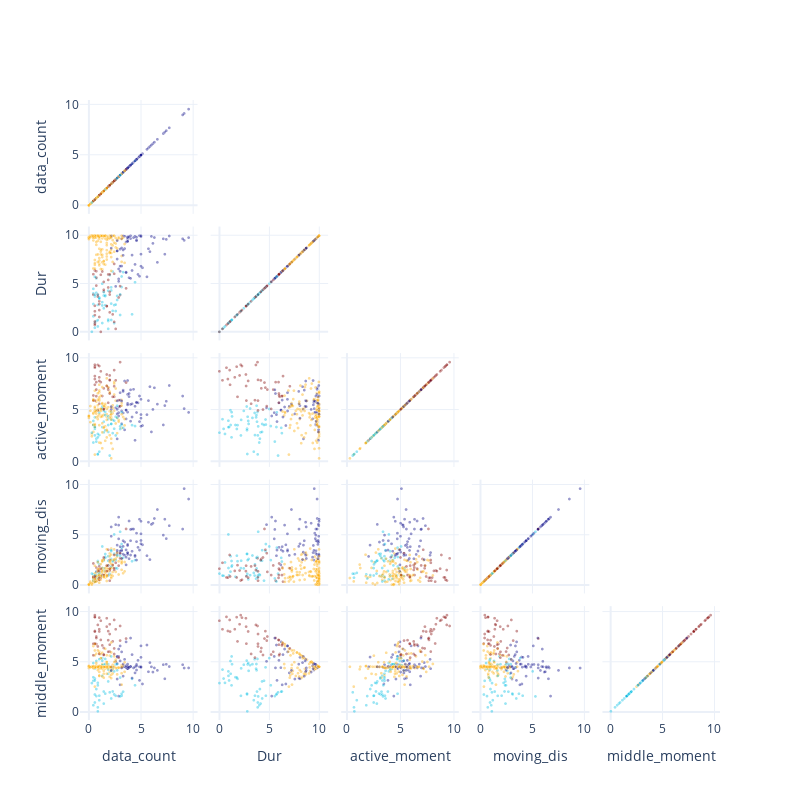

Notebook code cell kept with this figure:
### Code cell
df_tourist['cluster'] = utils.Kmeans(df_tourist,['Dur','data_count','active_moment','moving_dis','middle_moment'],4)
myplot.Scatter_Matrix(df_tourist,
                      dimentions = ['data_count',
                                    'Dur',
                                    'active_moment',
                                    'moving_dis',
                                    'middle_moment',
                                    ],
                        color = 'cluster',
                        color_scale='Jet')

### Figure 1 — Plotly figure (JSON) as saved in the notebook; plotly's stock layout.template omitted (floating-point values rounded to 4 significant figures; data arrays with more than 128 entries replaced by an {"elided": "..."} marker saying what was removed)
{"data": [{"dimensions": [{"label": "data_count", "values": {"elided": "282 float values"}}, {"label": "Dur", "values": {"elided": "282 float values"}}, {"label": "active_moment", "values": {"elided": "282 float values"}}, {"label": "moving_dis", "values": {"elided": "282 float values"}}, {"label": "middle_moment", "values": {"elided": "282 float values"}}], "marker": {"color": {"elided": "282 int values"}, "colorscale": [[0, "rgb(0,0,131)"], [0.2, "rgb(0,60,170)"], [0.4, "rgb(5,255,255)"], [0.6, "rgb(255,255,0)"], [0.8, "rgb(250,0,0)"], [1, "rgb(128,0,0)"]], "line": {"color": "white", "width": 0.5}, "opacity": 0.4, "showscale": false, "size": 3}, "showupperhalf": false, "type": "splom"}], "layout": {"dragmode": "select", "height": 800, "hovermode": "closest", "width": 800}}
